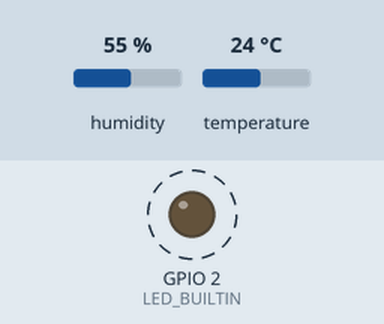
Bench run of a sketch on a simulated ESP32. On the bench: output pins drawn as LEDs (lit = HIGH). Dashed ring = blinking. The inputs (shaded band) are chosen by the test bench; at power-on: humidity 55 %, temperature 24 °C. WiFi joins after 1.5 s; servers stay silent unless stated; uploads are accepted with an empty reply; what the sketch prints to the serial monitor is not drawn.

Above: at 7.6 s.
Timing chart, 0 to 12.3 s (numbered marks = the images above):
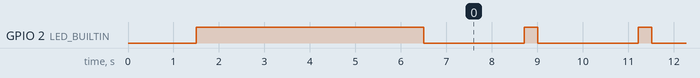

The sketch:

dht22_http.ino
```cpp
#include "WiFi.h"
#include "HTTPClient.h"
#include "DHT.h"

// set the data pin of the DHT22 sensor
#define DHTPIN 33

#define DHTTYPE DHT22
DHT dht(DHTPIN, DHTTYPE);

// Configuration of your WIFI
const char* ssid = "YOUR-SSID";
const char* password = "YOUR-WIFI-PASS";

// where to send the measurement data
const char* serverName = "http://192.168.1.105:12201/gelf";

void setup() {
  // initialize internal led
  pinMode(LED_BUILTIN, OUTPUT);
  // start serial communication
  Serial.begin(115200);
  while (!Serial);
  // initialize wifi connection
  connectToWifi(ssid, password);
  // initialize DHT22 sensor
  dht.begin();
}


void loop() {
  // Wait a few seconds between measurements. DHT22 needs 2s delays between readings
  delay(2000);

  // Reading temperature or humidity takes about 250 milliseconds!
  // Sensor readings may also be up to 2 seconds 'old' (its a very slow sensor)
  float humidity = dht.readHumidity();
  // Read temperature as Celsius (the default)
  float temperature = dht.readTemperature();

  // Check if any reads failed and exit early (to try again).
  if (isnan(humidity) || isnan(temperature)) {
    Serial.println(F("Failed to read from DHT sensor!"));
    return;
  }

  // Compute heat index in Celsius (isFahreheit = false)
  float heatIndex = dht.computeHeatIndex(temperature, humidity, false);

  // log those readings
  Serial.println("Temperature:" + String(temperature) + " C");
  Serial.println("Humidity:" + String(humidity) + " %");
  Serial.println("Heat index:" + String(heatIndex));

  // if we have wifi, we want to publish the data to our server
  if(WiFi.status()== WL_CONNECTED){
      WiFiClient client;
      HTTPClient http;

      // where should the request go
      http.begin(client, serverName);

      // Specify content-type header
      http.addHeader("Content-Type", "application/json");

      // Data to send with HTTP POST
      String httpRequestData = "{\"version\": \"1.1\", \"host\": \"tomas-dvorak.cz\", \"short_message\": \"ESP32 temp data\", \"_temperature\":" + String(temperature) + ", \"_humidity\":" + String(humidity) + ", \"_heat_index\":" + String(heatIndex) + "}";
      // Send HTTP POST request
      int httpResponseCode = http.POST(httpRequestData);

      // print response code via serial
      Serial.print("HTTP Response code: ");
      Serial.println(httpResponseCode);
      // blink to celebrate one sending cycle :-)
      blink(300);

      // Free resources
      http.end();
    } else {
      Serial.println("WiFi Disconnected");
    }
}

void connectToWifi(const char* name, const char* pass) {
  Serial.println("Preparing connection");
  WiFi.begin(name, pass);

  while (WiFi.status() != WL_CONNECTED) {
    delay(500);
    Serial.println("Connecting to WiFi..");
  }
  Serial.println("Connected to the WiFi network");

  // Print IP address of this device
  IPAddress myIP = WiFi.localIP();
  Serial.println(myIP);
  // visually represent successful connection to wifi
  blink(5000);
}

void blink(int delayMs) {
  digitalWrite(LED_BUILTIN, HIGH);  // turn the LED on (HIGH is the voltage level)
  delay(delayMs);                   // wait for a second
  digitalWrite(LED_BUILTIN, LOW);   // turn the LED off by making the voltage LOW
}
```

Measured:
- by itself, GPIO 2 (LED_BUILTIN): alternates HIGH for 0.30 s and LOW for 2.2 s
